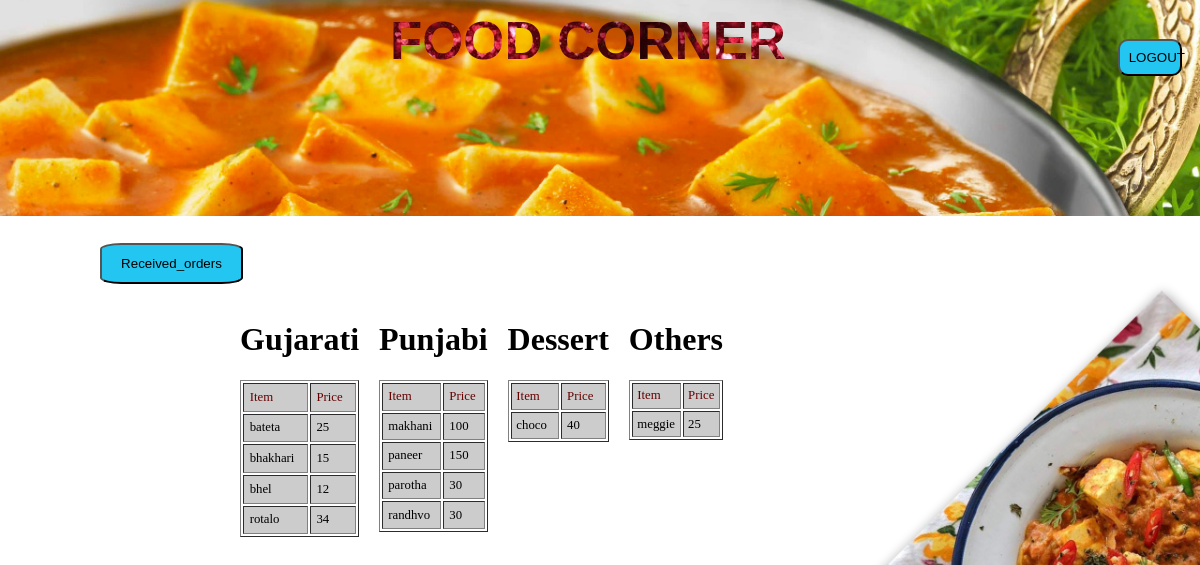
Page /Files/ShowMenu.php (signed in) on the committed database.
### tables this page shows
CREATE TABLE `Menu` (
  `Category` varchar(30) NOT NULL,
  `ItemName` varchar(30) NOT NULL,
  `Price` int(6) DEFAULT NULL
);

### Files/ShowMenu.php (the view, shortened to what this page needs)
<?php include 'transfer.php'; ?>
<!DOCTYPE html>
<html>
<head>
</head>
<body>
	<?php
             try{
            $dbhandler = new PDO('mysql:host=127.0.0.1;dbname=PhpProject','root','');
            $dbhandler->setAttribute(PDO::ATTR_ERRMODE,PDO::ERRMODE_EXCEPTION);
            $sql="select * from Menu";
            $query=$dbhandler->query($sql);
            echo "<div class='posional'>";
                    echo "<div class='container'>";
                            echo "<div class='container1'>";
                            echo "<h1>Gujarati</h1>";
                            echo "<table border='1'><thead><td>Item</td><td>Price</td></thead>";
                            while($r=$query->fetch())
                            {
                                if($r['Category']=="gujarati"){
                                echo "<tr><td>".$r['ItemName'].'</td><td>'.$r['Price']."</td></tr>";
                                }
                            }
                            echo "</table>";
                             echo '</div>';
                                    echo "<div class='container2'>";
                                    echo "<h1>Punjabi</h1>";
                                    $query=$dbhandler->query($sql);
                                    echo "<table border='1'><thead><td>Item</td><td>Price</td></thead>";
                                    while($r=$query->fetch())
                                    {
                                        if($r['Category']=="punjabi"){
                                        echo "<tr><td>".$r['ItemName'].'</td><td>'.$r['Price']."</td></tr>";
                                        }
                                    }
                                    echo "</table>";
                                     echo '</div>';
                            echo "<div class='container3'>";
                            echo "<h1>Dessert</h1>";
                            $query=$dbhandler->query($sql);
                            echo "<table border='1'><thead><td>Item</td><td>Price</td></thead>";
                            while($r=$query->fetch())
                            {
                                if($r['Category']=="dessert"){
                                echo "<tr><td>".$r['ItemName'].'</td><td>'.$r['Price']."</td></tr>";
                                }
                            }
                            echo "</table>";
                             echo '</div>';
                                    echo "<div class='container3'>";
                                    echo "<h1>Others</h1>";
                                    $query=$dbhandler->query($sql);
                                    echo "<table border='1'><thead><td>Item</td><td>Price</td></thead>";
                                    while($r=$query->fetch())
                                    {
                                        if($r['Category']!="dessert" && $r['Category']!="punjabi" && $r['Category']!="gujarati"){
                                        echo "<tr><td>".$r['ItemName'].'</td><td>'.$r['Price']."</td></tr>";
                                        }
                                    }
                                    echo "</table>";
                                    echo '</div>';
                    echo '</div>';
           echo "</div>";
             }
             catch(PDOException $e){
                    echo $e->getMessage()."<br><br>";
            }
	?>
</body>
</html>

### Files/css/transfer.css (style rules this page uses)
@media (min-width:760px) { body { margin:0; padding: 0; background-image: url(../../IMAGES/back.jpg); -webkit-background-size:cover; background-size: 100%; } }
td { background-color: #ccc; width: 40%; }
thead { color:#600; }

### Files/ShowMenu.php (style rules this page uses)
@media (min-width:760px) { .posional { margin-left:20% ; } }
@media (min-width:760px) { .container { display: flex; } }
@media (min-width:760px) { .container > div { margin-right: 20px; } }
td { margin:5%; padding:5%; font-size: 80%; width: 20%; }

### rows in the picture
menu: ItemName "bateta", Price "25"
menu: ItemName "bhakhari", Price "15"
menu: ItemName "bhel", Price "12"
menu: ItemName "rotalo", Price "34"
menu: ItemName "makhani", Price "100"
menu: ItemName "paneer", Price "150"
menu: ItemName "parotha", Price "30"
menu: ItemName "randhvo", Price "30"
menu: ItemName "choco", Price "40"
menu: ItemName "meggie", Price "25"
